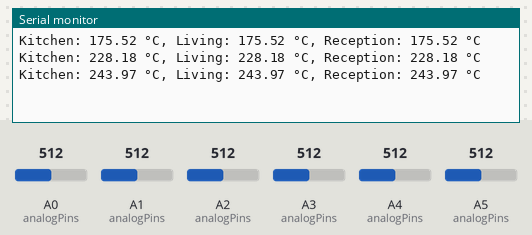
Simulated run of this sketch. Board: Arduino Uno, built with avr-gcc and run on an emulated ATmega328P. On the bench: the last lines printed to the serial monitor. The inputs (shaded band) are chosen by the test bench; at power-on: A0 (analogPins) = 512, A1 (analogPins) = 512, A2 (analogPins) = 512, A3 (analogPins) = 512, A4 (analogPins) = 512, A5 (analogPins) = 512.

Above: at 1.3 s.
1.4 s: A0 (analogPins) set to 716
At 2.1 s:
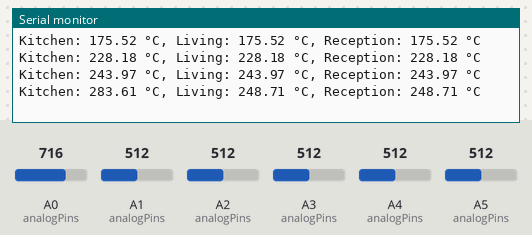
2.9 s: A1 (analogPins) set to 716
At 3.7 s:
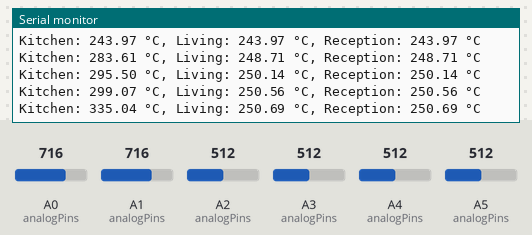
4.4 s: A2 (analogPins) set to 716
At 4.4 s:
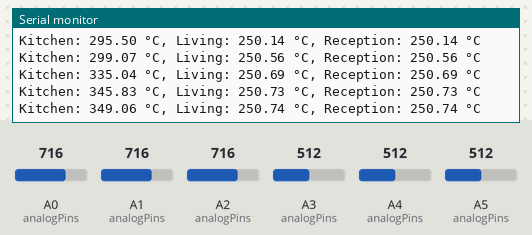
7.5 s: A3 (analogPins) set to 716
At 8.0 s:
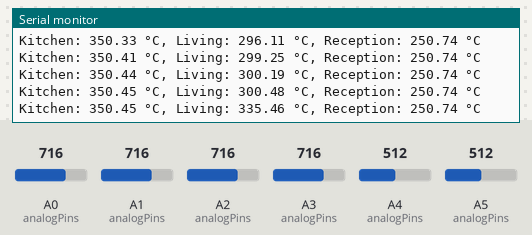
9.0 s: A4 (analogPins) set to 716
At 9.6 s:
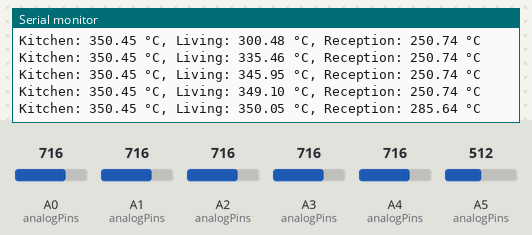
10.5 s: A5 (analogPins) set to 716
At 11.2 s:
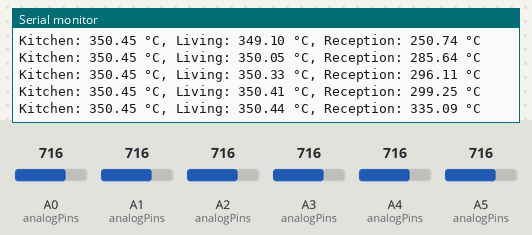
Timing chart, 0 to 13.0 s (numbered marks = the images above; inputs shaded):
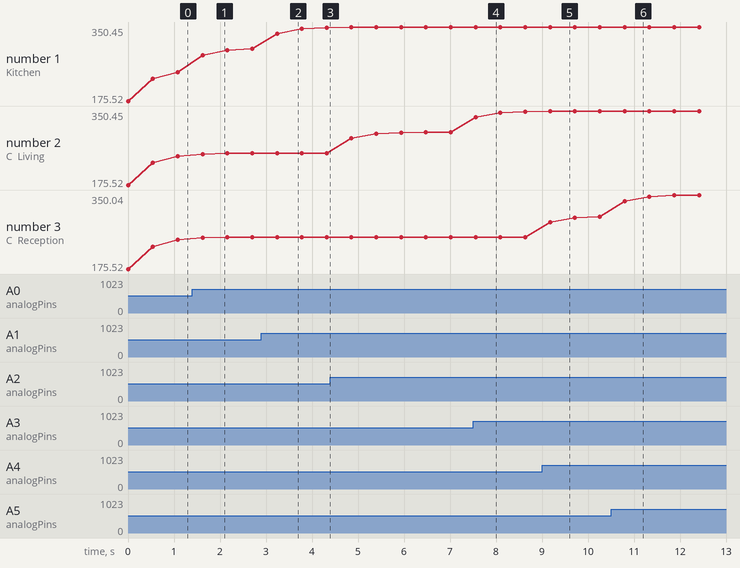

Measured:
- after the input at 1.4 s, the serial monitor: prints a new line after 0.22 s (image 1)
- after the input at 2.9 s, the serial monitor: prints a new line after 0.34 s (image 2)
- after the input at 7.5 s, the serial monitor: prints a new line after 0.06 s (image 4)
- after the input at 9.0 s, the serial monitor: prints a new line after 0.18 s (image 5)
- after the input at 10.5 s, the serial monitor: prints a new line after 0.29 s (image 6)
- plotted number 1: 243.97 → 299.07 after the input at 1.4 s, 299.07 → 349.06 after the input at 2.9 s
- plotted number 2: 250.74 → 300.48 after the input at 4.4 s, 300.48 → 349.1 after the input at 7.5 s
- plotted number 3: 250.74 → 299.25 after the input at 9.0 s, 299.25 → 350.04 after the input at 10.5 s

The sketch:

Arduino_sender.ino
```cpp
#include <SoftwareSerial.h>

SoftwareSerial hc12(10, 11);

float filteredTemps[3] = {0, 0, 0};

void setup() {
  Serial.begin(9600);
  hc12.begin(9600);
}

void loop() {
  int analogPins[6] = {A0, A1, A2, A3, A4, A5};

  float roomTemps[3] = {0, 0, 0};
  for (int i = 0; i < 3; i++) {
    float t1 = readTemperature(analogPins[i * 2]);
    float t2 = readTemperature(analogPins[i * 2 + 1]);
    float avg = (t1 + t2) / 2.0;
    filteredTemps[i] = 0.3 * filteredTemps[i] + 0.7 * avg;
    roomTemps[i] = filteredTemps[i];
  }

  Serial.print("Kitchen: ");
  Serial.print(roomTemps[0]);
  Serial.print(" °C, Living: ");
  Serial.print(roomTemps[1]);
  Serial.print(" °C, Reception: ");
  Serial.print(roomTemps[2]);
  Serial.println(" °C");

hc12.print("T1:");
hc12.print(roomTemps[0]);
hc12.print("C T2:");
hc12.print(roomTemps[1]);
hc12.print("C T3:");
hc12.print(roomTemps[2]);
hc12.println("C");


  delay(500);
}

float readTemperature(int pin) {
  int adcValue = analogRead(pin);
  float voltage = (adcValue * 5) / 1023.0;
  float temperatureC = voltage * 100.0 + 0.5;
  return temperatureC;
}
```
